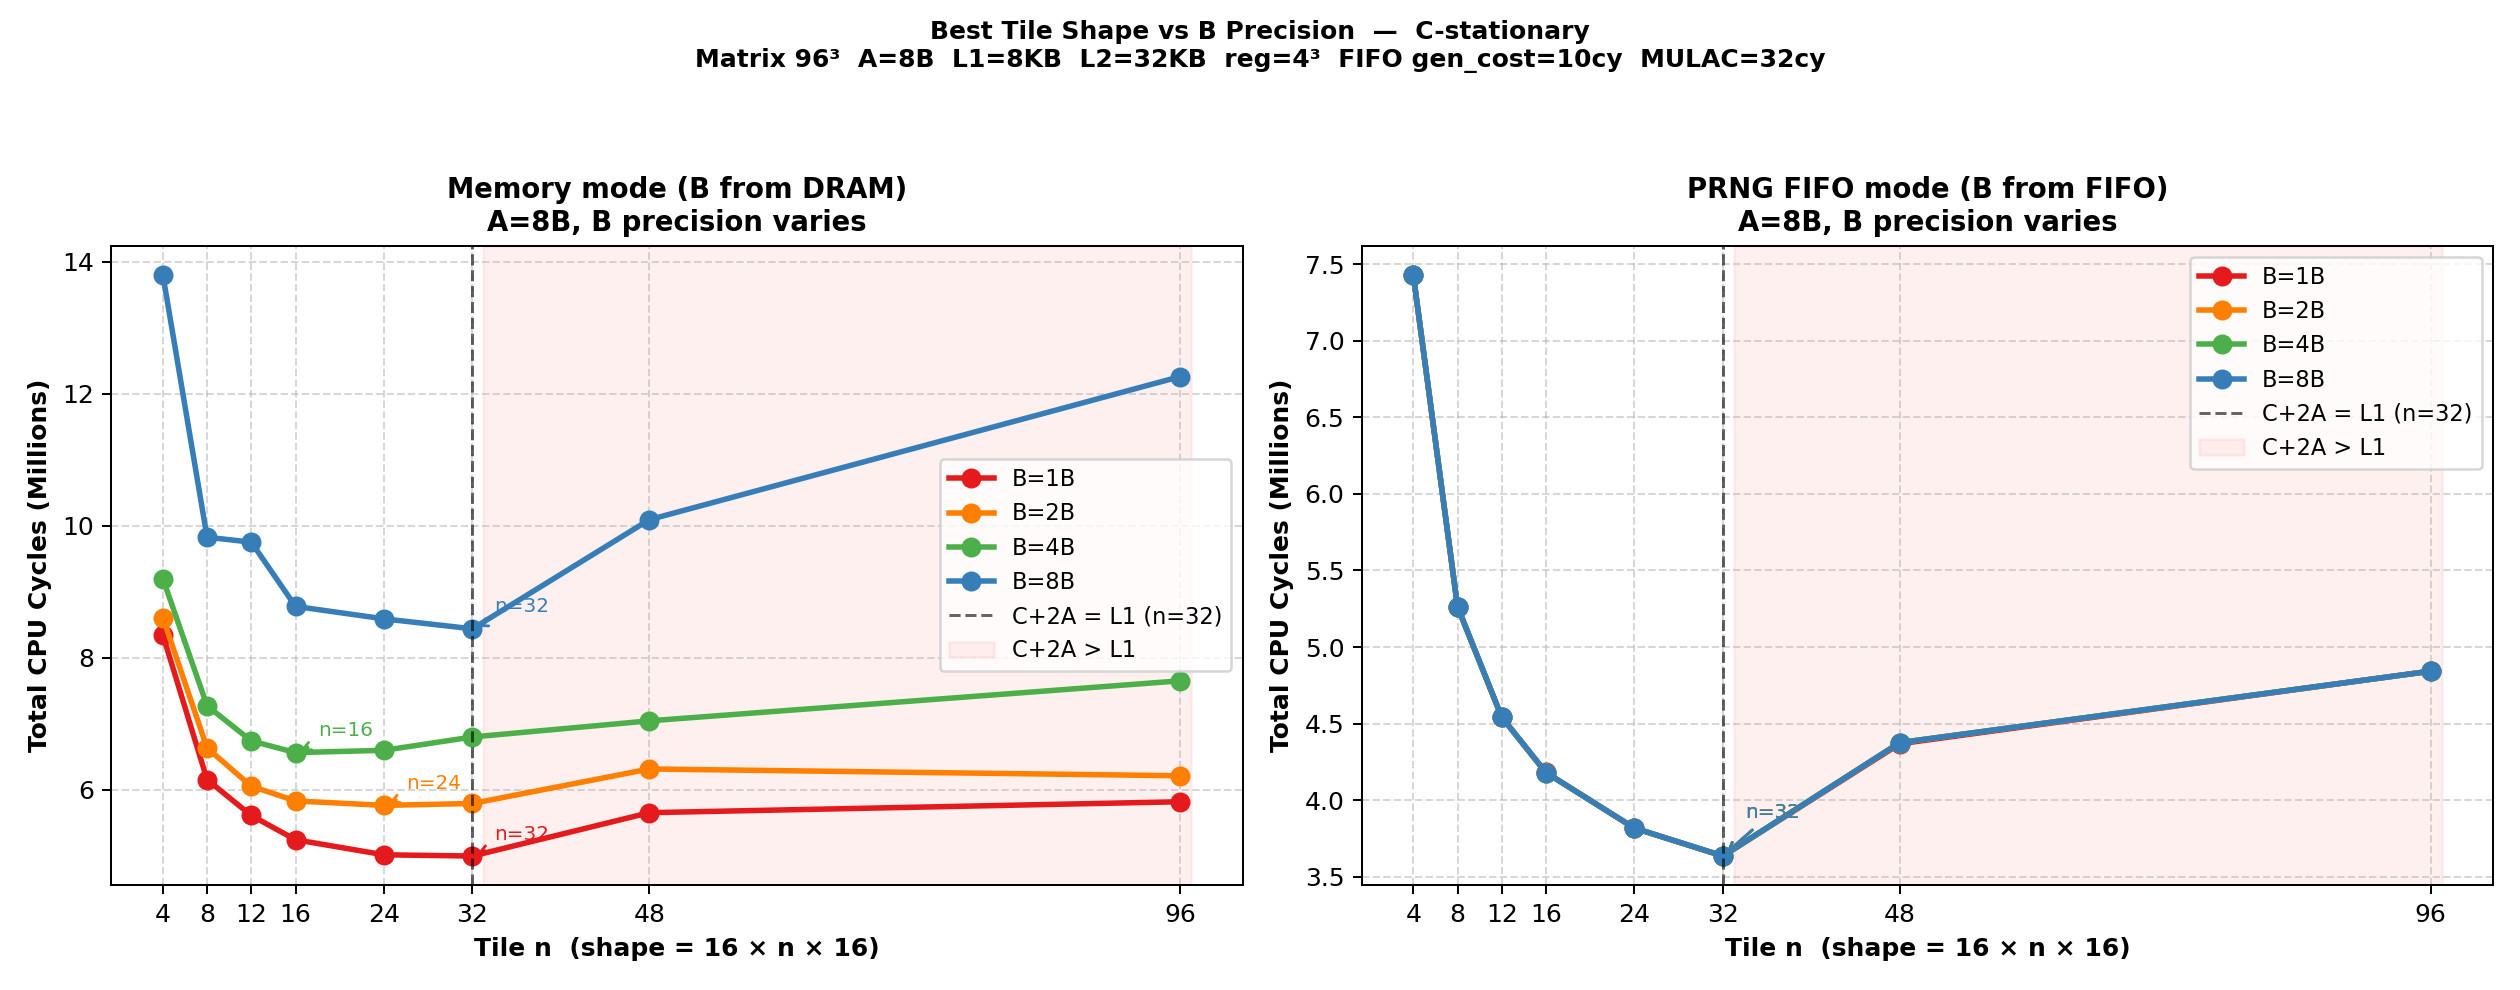

This figure's Python source:
#!/usr/bin/env python3
"""
Best tile shape for asymmetric B precision.

Fix m=16, k=16, A_PREC=8B. Sweep n ∈ {4,8,12,16,24,32,48,96}.
B_PREC ∈ {1, 2, 4, 8} bytes.
Modes: normal memory and PRNG FIFO (--Bfifo).

Matrix: 96×96×96, L1=8KB (8B lines), L2=32KB (64B lines).
FIFO gen_cost=10 cy/elem, cap=64, MULAC=32cy, reg=4×4×4.

Theory: C+2A ≤ L1 gives n≤32 as optimum regardless of B_PREC,
because in C-stationary B has no L1 footprint (FIFO) or is always
reloaded M/m times (memory) independent of n.
"""

import os, subprocess, re
import matplotlib
matplotlib.use("Agg")
import matplotlib.pyplot as plt
import numpy as np

EXECUTABLE  = "../../asymm"
TEMP_CONFIG = "/tmp/asymm_prec_sweep.conf"
OUTPUT_DIR  = "."

MAT    = 96
A_PREC = 8
M_FIXED = 16
K_FIXED = 16

L1_KB  = 8
L2_KB  = 32
MULAC  = 32
FIFO_GEN_COST = 10
FIFO_CAPACITY = 64

N_VALUES  = [4, 8, 12, 16, 24, 32, 48, 96]
B_PRECS   = [1, 2, 4, 8]


def write_config(b_prec):
    with open(TEMP_CONFIG, "w") as f:
        f.write(f"A_HEIGHT_DIM={MAT}\nA_WIDTH_DIM={MAT}\nB_WIDTH_DIM={MAT}\n")
        f.write(f"A_PRECISION_BYTES={A_PREC}\nB_PRECISION_BYTES={b_prec}\n")
        f.write(f"L1_SIZE_BYTES={L1_KB*1024}\nL1_LINE_SIZE_BYTES=8\n")
        f.write("L1_ASSOC=4\nL1_ACCESS_CYCLES=4\n")
        f.write("L1_REPLACEMENT_POLICY=LRU\nL1_WRITE_POLICY=WRITE_BACK\n")
        f.write(f"L2_SIZE_BYTES={L2_KB*1024}\nL2_LINE_SIZE_BYTES=64\n")
        f.write("L2_ASSOC=8\nL2_ACCESS_CYCLES=15\n")
        f.write("L2_REPLACEMENT_POLICY=LRU\nL2_WRITE_POLICY=WRITE_BACK\n")
        f.write("MEM_ACCESS_CYCLES=180\n")
        f.write("PRNG_ACCESS_CYCLES=2\nPRNG_GEN_COST_PER_LINE=64\n")
        f.write(f"PRNG_FIFO_CAPACITY={FIFO_CAPACITY}\n")
        f.write(f"PRNG_FIFO_GEN_COST={FIFO_GEN_COST}\n")
        f.write(f"REG_M=4\nREG_N=4\nREG_K=4\n")
        f.write(f"MULAC_CYCLES={MULAC}\n")
        f.write("SP_ACCESS_CYCLES=1\nSP_BANKS=8\nSP_WORD_SIZE_BYTES=8\n")


def parse_cycles(stdout):
    for line in stdout.splitlines():
        m = re.match(r"Cycles:\s+(\d+)", line.strip())
        if m:
            return int(m.group(1))
    return None


def run(n, b_prec, fifo=False):
    write_config(b_prec)
    cmd = [EXECUTABLE]
    if fifo:
        cmd.append("--Bfifo")
    cmd += ["--config", TEMP_CONFIG, str(M_FIXED), str(n), str(K_FIXED)]
    r = subprocess.run(cmd, capture_output=True, text=True)
    if r.returncode != 0:
        tag = "FIFO" if fifo else "mem"
        print(f"  FAIL n={n} B={b_prec}B {tag}: {r.stderr.strip()[:80]}")
        return None
    return parse_cycles(r.stdout)


# ── collect ──────────────────────────────────────────────────────────────────
# data[b_prec][fifo][n] = cycles
data = {bp: {False: {}, True: {}} for bp in B_PRECS}

for bp in B_PRECS:
    print(f"\nB_PREC = {bp}B")
    for fifo in [False, True]:
        tag = "FIFO" if fifo else "mem "
        row = []
        for n in N_VALUES:
            c = run(n, bp, fifo)
            data[bp][fifo][n] = c
            v = f"n={n}:{c/1e6:.2f}M" if c else f"n={n}:FAIL"
            row.append(v)
        print(f"  [{tag}]  " + "  ".join(row))


# ── plot ─────────────────────────────────────────────────────────────────────
COLORS = ["#e41a1c", "#ff7f00", "#4daf4a", "#377eb8"]  # 1B 2B 4B 8B
STYLES = {False: "-", True: "--"}

fig, (ax_mem, ax_fifo) = plt.subplots(1, 2, figsize=(14, 5.5))

def plot_panel(ax, fifo, title):
    for bp, color in zip(B_PRECS, COLORS):
        ns  = [n for n in N_VALUES if data[bp][fifo].get(n) is not None]
        cyc = [data[bp][fifo][n] / 1e6 for n in ns]
        ax.plot(ns, cyc, marker="o", color=color, linewidth=2.2,
                markersize=7, label=f"B={bp}B")

        if cyc:
            bi = cyc.index(min(cyc))
            bn, bc = ns[bi], cyc[bi]
            ax.annotate(f"n={bn}",
                        xy=(bn, bc),
                        xytext=(bn + 2, bc + 0.25),
                        fontsize=8, color=color,
                        arrowprops=dict(arrowstyle="->", color=color, lw=1.1))

    # corrected theoretical boundary (C+2A = L1 → n=32)
    ax.axvline(x=32, color="black", linestyle="--", linewidth=1.2, alpha=0.6,
               label="C+2A = L1 (n=32)")
    ax.axvspan(33, 97, alpha=0.06, color="red", label="C+2A > L1")

    ax.set_xticks(N_VALUES)
    ax.set_xticklabels([str(n) for n in N_VALUES])
    ax.set_xlabel("Tile n  (shape = 16 × n × 16)", fontweight="bold")
    ax.set_ylabel("Total CPU Cycles (Millions)", fontweight="bold")
    ax.set_title(title, fontweight="bold", fontsize=11)
    ax.legend(fontsize=9)
    ax.grid(linestyle="--", alpha=0.5)

plot_panel(ax_mem,  False,
           "Memory mode (B from DRAM)\nA=8B, B precision varies")
plot_panel(ax_fifo, True,
           "PRNG FIFO mode (B from FIFO)\nA=8B, B precision varies")

fig.suptitle(
    f"Best Tile Shape vs B Precision  —  C-stationary\n"
    f"Matrix {MAT}³  A={A_PREC}B  L1={L1_KB}KB  L2={L2_KB}KB  "
    f"reg=4³  FIFO gen_cost={FIFO_GEN_COST}cy  MULAC={MULAC}cy",
    fontsize=10, fontweight="bold"
)
fig.tight_layout(rect=[0, 0, 1, 0.93])
out = f"{OUTPUT_DIR}/asymm_prec_sweep.png"
fig.savefig(out, dpi=180)
plt.close(fig)
print(f"\n→ saved {out}")

# ── summary table ─────────────────────────────────────────────────────────────
print("\nOptimal n per B_PREC and mode:")
print(f"{'B_PREC':>8}  {'mem best n':>12}  {'mem cycles':>12}  {'fifo best n':>12}  {'fifo cycles':>12}")
for bp in B_PRECS:
    for fifo in [False, True]:
        ns  = [n for n in N_VALUES if data[bp][fifo].get(n) is not None]
        cyc = [data[bp][fifo][n] for n in ns]
        if cyc:
            bi = cyc.index(min(cyc))
            if not fifo:
                mem_n, mem_c = ns[bi], cyc[bi]
            else:
                fif_n, fif_c = ns[bi], cyc[bi]
    print(f"{bp:>6}B  {mem_n:>12}  {mem_c/1e6:>10.2f}M  {fif_n:>12}  {fif_c/1e6:>10.2f}M")

if os.path.exists(TEMP_CONFIG):
    os.remove(TEMP_CONFIG)
